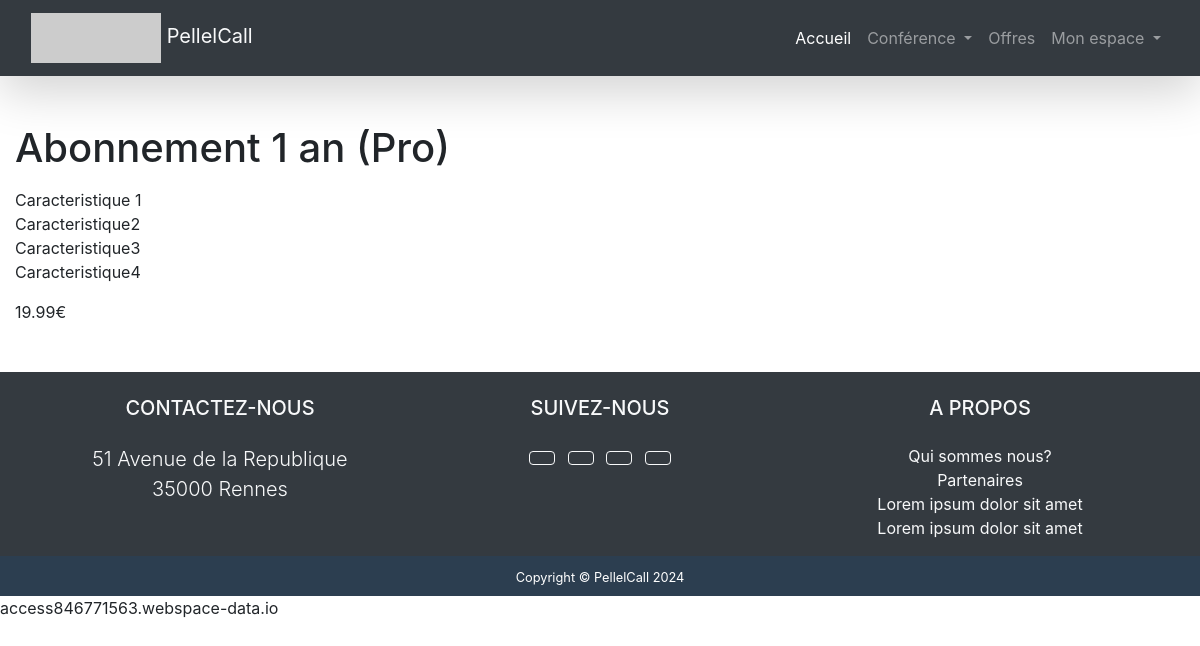
The page /meeting/offer/3 (signed in) on the database its author committed.
### meeting/models.py (models this page shows, shortened)
class Offer(models.Model):
    title = models.CharField(max_length=255, verbose_name="titre")
    description = models.TextField()
    price = models.DecimalField(verbose_name="prix", max_digits=10, decimal_places=2)
    users = models.ManyToManyField(User, through="Souscription", verbose_name="Utilisateurs souscrits", related_name="offers")
    class Meta:
        verbose_name = "offre"

### meeting/views.py (the view)
# urls.py: url(r"^offer/(?P<pk>\d+)$", views.OfferDetailView.as_view(), name="offer_detail"),
class OfferDetailView(DetailView):
    model = Offer
    context_object_name = 'offer'
    template_name='meeting/offer_detail.html'

### meeting/templates/meeting/offer_detail.html (shortened to what this page needs)
{% extends 'base.html' %}
{% block othercss %}
    {% load static %}
    <link rel="stylesheet" href="{% static 'meeting/css/offer.css' %}">
{% endblock %}
{% block content %}
{% if user.is_authenticated %}
    <h1>{{offer.title}}</h1>
    <p>{{offer.description|linebreaks}}</p>
    <p>{{offer.price}}€</p>
{% else %}
    <p>Vous devez vous connecter d'abord</p>
{% endif %}
{% endblock %}

### static/css/index.css (style rules this page uses)
html, body { height: 100%; }

### rows shown on the page
Offer: title "Abonnement 1 an (Pro)", description "Caracteristique 1 Caracteristique2 Caracteristique3 Caracteristique4", price "19.99"
